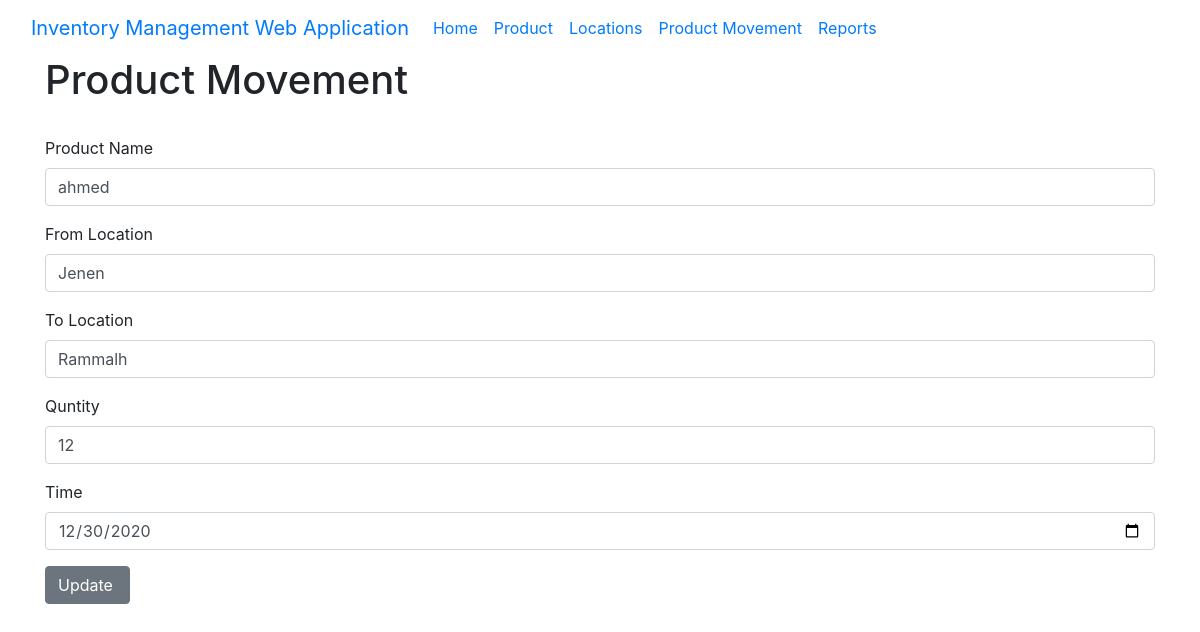
The page /EditProductMovment/1 on the database its author committed.
### app.py (models this page shows, shortened)
class ProductMovements(db.Model):
		movement_id = db.Column(db.Integer,primary_key=True)
		timestamp = db.Column(db.String,default=datetime.utcnow)
		from_location = db.Column(db.String(200),nullable=False)
		to_location = db.Column(db.String(200),nullable=False)
		product_id = db.Column(db.String,db.ForeignKey('products.id'),nullable=False)
		qty = db.Column(db.Integer,nullable=False)

### app.py (the view)
@app.route('/EditProductMovment/<int:id>',methods=['POST','GET'])
def EditProductMovment(id):
		ProductMovemtToupdate=ProductMovements.query.get_or_404(id)
		if request.method == "POST":
			ProductMovemtToupdate.timestamp =request.form['dateTime']
			ProductMovemtToupdate.from_location=request.form['FromLocation']
			ProductMovemtToupdate.to_location=request.form['ToLocation']
			ProductMovemtToupdate.product_id=request.form['ProductName']
			ProductMovemtToupdate.qty=request.form['Quntity']
			try:
				db.session.commit()
				return redirect('/ProductMovement')
			except:
		  		return "There is a proplem"
		else:
	         return render_template('EditProductMovment.html', ProductMovemtToupdate=ProductMovemtToupdate)

### Templates/EditProductMovment.html
{% extends 'Layout.html'%}
{% block body%}
<h1> Product Movement</h1>
<br/>
<form action ="/EditProductMovment/{{ProductMovemtToupdate.movement_id}}" METHOD="POST">
<div class="form-group">
<label for="exampleFormControlInput1">Product Name</label>
<input value ="{{ProductMovemtToupdate.product_id}}" class="form-control" type="text" placeholder="Quntity"   name="ProductName">
</div>
<div class="form-group">
<label for="exampleFormControlSelect1">From Location</label>
<input value ="{{ProductMovemtToupdate.from_location}}" class="form-control" type="text" placeholder="Quntity"   name="FromLocation">
</div>
<div class="form-group">
<label for="exampleFormControlSelect1">To Location</label>
<input value ="{{ProductMovemtToupdate.to_location}}" class="form-control" type="text" placeholder="Quntity"   name="ToLocation">
</div>
<div class="form-group">
<label for="exampleFormControlTextarea1">Quntity </label>
<input value ="{{ProductMovemtToupdate.qty}}" class="form-control" type="text" placeholder="Quntity"   name="Quntity">
</div>
<div class="form-group">
<label for="exampleFormControlTextarea1">Time </label>
<input value="{{ProductMovemtToupdate.timestamp}}"class="form-control" type="date" placeholder="time"
name="dateTime">
</div>
<input type="submit" value="Update " class="btn btn-secondary" >
</form>
<br/>
    {% endblock %}

### rows shown on the page
ProductMovements: ProductName "ahmed", FromLocation "Jenen", ToLocation "Rammalh", Quntity "12", dateTime "12/30/2020"
